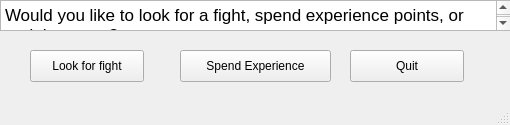
<?xml version="1.0" encoding="UTF-8"?>
<ui version="4.0">
 <class>mainscreenmage</class>
 <widget class="QMainWindow" name="mainscreenmage">
  <property name="geometry">
   <rect>
    <x>0</x>
    <y>0</y>
    <width>510</width>
    <height>125</height>
   </rect>
  </property>
  <property name="windowTitle">
   <string>MainWindow</string>
  </property>
  <widget class="QWidget" name="centralwidget">
   <widget class="QTextBrowser" name="textBrowser">
    <property name="geometry">
     <rect>
      <x>0</x>
      <y>0</y>
      <width>511</width>
      <height>31</height>
     </rect>
    </property>
    <property name="html">
     <string>&lt;!DOCTYPE HTML PUBLIC &quot;-//W3C//DTD HTML 4.0//EN&quot; &quot;http://www.w3.org/TR/REC-html40/strict.dtd&quot;&gt;
&lt;html&gt;&lt;head&gt;&lt;meta name=&quot;qrichtext&quot; content=&quot;1&quot; /&gt;&lt;style type=&quot;text/css&quot;&gt;
p, li { white-space: pre-wrap; }
&lt;/style&gt;&lt;/head&gt;&lt;body style=&quot; font-family:'Lucida Grande'; font-size:13pt; font-weight:400; font-style:normal;&quot;&gt;
&lt;p style=&quot; margin-top:0px; margin-bottom:0px; margin-left:0px; margin-right:0px; -qt-block-indent:0; text-indent:0px;&quot;&gt;Would you like to look for a fight, spend experience points, or end the game?&lt;/p&gt;&lt;/body&gt;&lt;/html&gt;</string>
    </property>
   </widget>
   <widget class="QPushButton" name="pushButton_3">
    <property name="geometry">
     <rect>
      <x>350</x>
      <y>50</y>
      <width>114</width>
      <height>32</height>
     </rect>
    </property>
    <property name="text">
     <string>Quit</string>
    </property>
   </widget>
   <widget class="QPushButton" name="pushButton">
    <property name="geometry">
     <rect>
      <x>30</x>
      <y>50</y>
      <width>114</width>
      <height>32</height>
     </rect>
    </property>
    <property name="text">
     <string>Look for fight</string>
    </property>
   </widget>
   <widget class="QPushButton" name="pushButton_2">
    <property name="geometry">
     <rect>
      <x>180</x>
      <y>50</y>
      <width>151</width>
      <height>32</height>
     </rect>
    </property>
    <property name="text">
     <string>Spend Experience</string>
    </property>
   </widget>
  </widget>
  <widget class="QMenuBar" name="menubar">
   <property name="geometry">
    <rect>
     <x>0</x>
     <y>0</y>
     <width>510</width>
     <height>22</height>
    </rect>
   </property>
  </widget>
  <widget class="QStatusBar" name="statusbar"/>
 </widget>
 <resources/>
 <connections/>
</ui>
